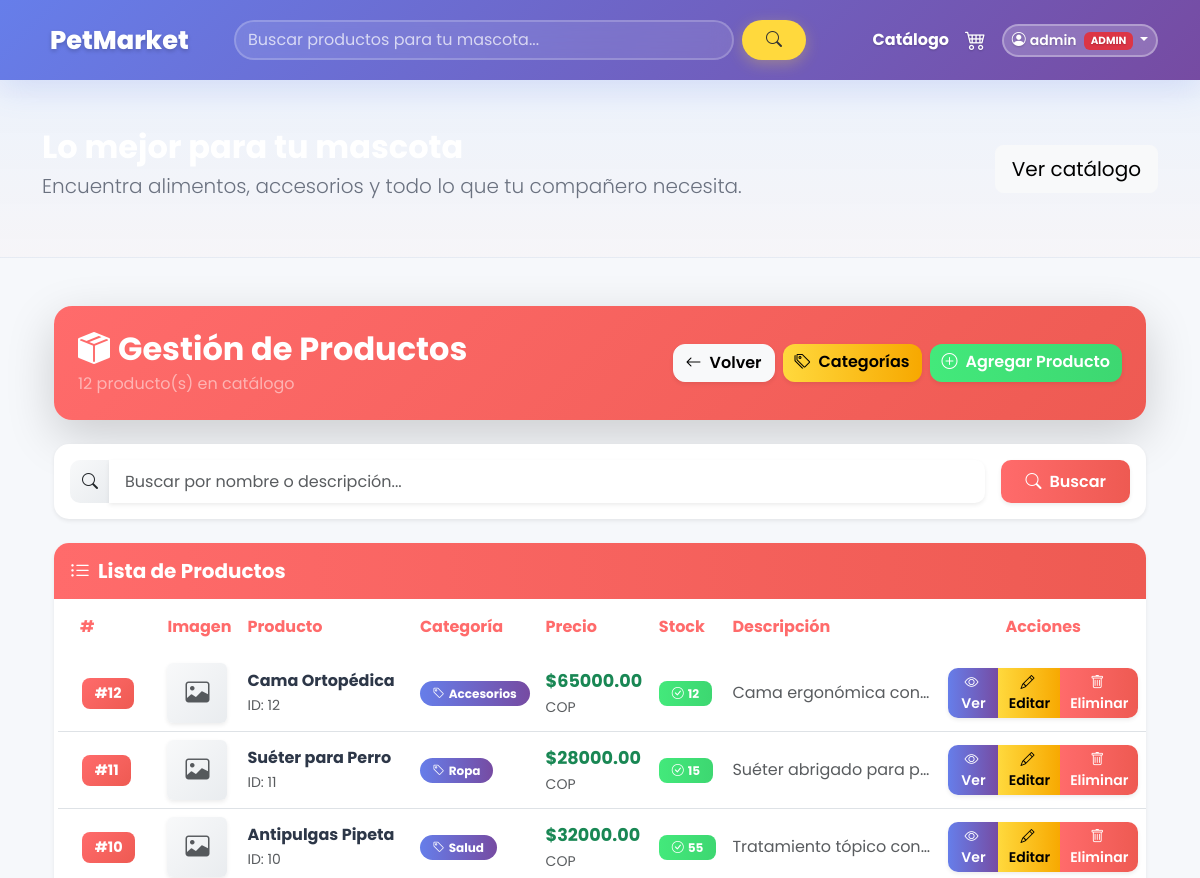
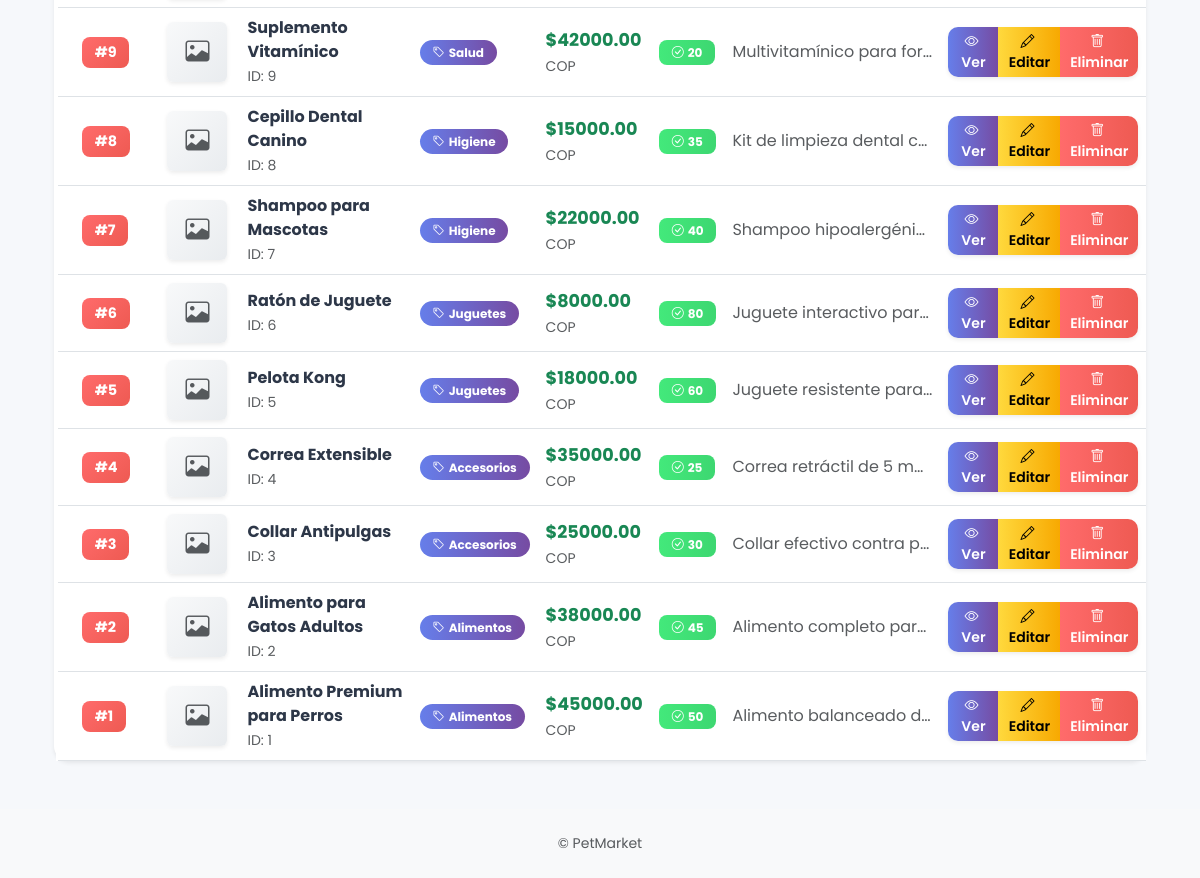
The app's page /productos/admin/list/ (signed in), older data (2 pictures, top to bottom).
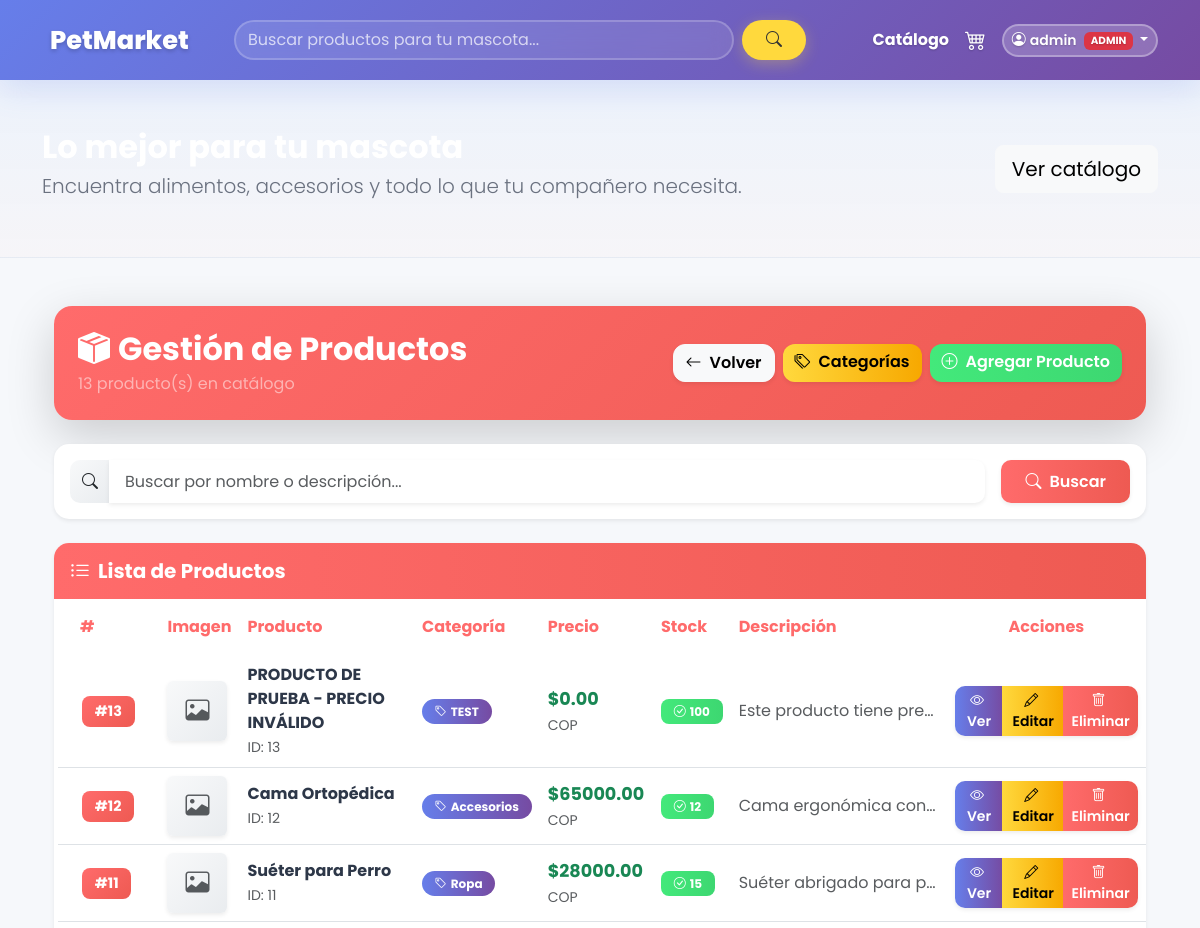
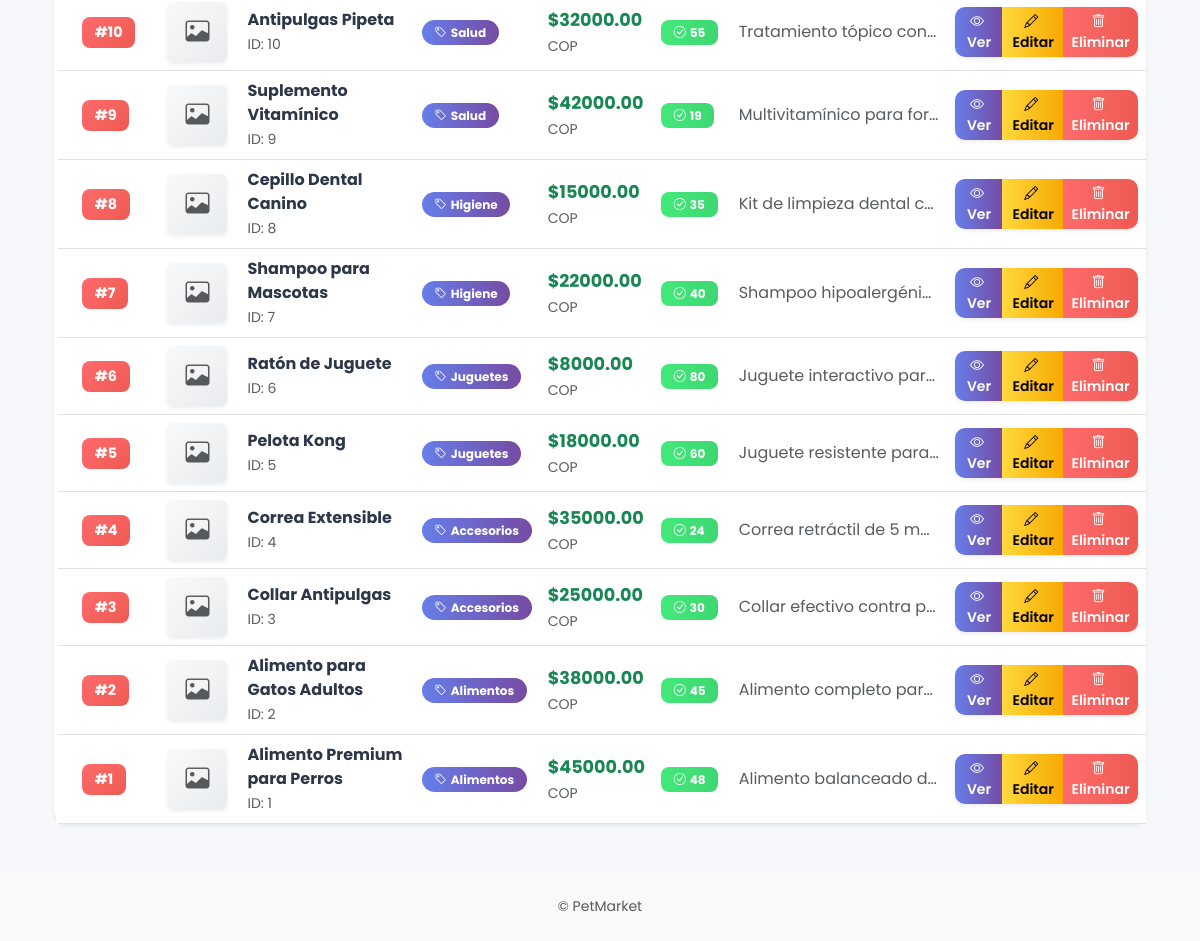
The same page, newer data (2 pictures, top to bottom).
### productos/models.py (models this page shows, shortened)
class Producto(models.Model):
    nombre = models.CharField(max_length=100)
    descripcion = models.TextField()
    precio = models.DecimalField(max_digits=10, decimal_places=2)
    stock = models.PositiveIntegerField()
    image = models.ImageField(upload_to='productos/', null=True, blank=True)
    categoria = models.ForeignKey(Categoria, null=True, blank=True, on_delete=models.SET_NULL)

class Categoria(models.Model):
    nombre = models.CharField(max_length=50, unique=True)

### productos/views.py (the view)
# urls.py: path('admin/list/', productos_list, name='admin_productos_list'),
@login_required
@user_passes_test(is_admin)
def productos_list(request):
    q = request.GET.get('q', '')
    productos = Producto.objects.select_related('categoria').all().order_by('-id')
    if q:
        productos = productos.filter(nombre__icontains=q) | productos.filter(descripcion__icontains=q)
    return render(request, 'admin_panel/productos_list.html', {'productos': productos, 'q': q})

### petmarket/context_processors.py (called while the page is built)
def cart_count(request):
    cart = request.session.get('cart', {})
    count = sum(cart.values()) if isinstance(cart, dict) else 0
    return {'cart_count': count}

### productos/views.py (called while the page is built)
def is_admin(user):
    return user.is_superuser or getattr(user, 'role', None) == 'admin'

### templates/admin_panel/productos_list.html (shortened to what the changed rows need)
{% extends "base.html" %}
{% block content %}
<div class="container-fluid py-4">
  <div class="row mb-4">
    <div class="col-12">
      <div class="card border-0 shadow-lg" style="border-radius: 18px; background: linear-gradient(135deg, #ff6b6b 0%, #ee5a52 100%);">
        <div class="card-body py-4 px-4">
          <div class="d-flex justify-content-between align-items-center flex-wrap">
            <div>
              <h2 class="mb-0 text-white fw-bold"><i class="bi bi-box-seam-fill me-2"></i>Gestión de Productos</h2>
              <p class="text-white-50 mb-0 mt-1">{{ productos|length }} producto(s) en catálogo</p>
            </div>
          </div>
        </div>
      </div>
    </div>
  </div>
  <div class="row">
    <div class="col-12">
      <div class="card border-0 shadow-sm" style="border-radius: 15px;">
        <div class="card-body p-0">
          {% if productos %}
          <div class="table-responsive">
            <table class="table table-hover align-middle mb-0">
              <thead style="background: linear-gradient(90deg, #f8f9fa 0%, #e9ecef 100%); position: sticky; top: 0; z-index: 10;">
                <tr>
                  <th class="py-3 px-4" style="font-weight: 700; color: #ff6b6b; border: none;">#</th>
                  <th class="py-3" style="font-weight: 700; color: #ff6b6b; border: none;">Imagen</th>
                  <th class="py-3" style="font-weight: 700; color: #ff6b6b; border: none;">Producto</th>
                  <th class="py-3" style="font-weight: 700; color: #ff6b6b; border: none;">Categoría</th>
                  <th class="py-3" style="font-weight: 700; color: #ff6b6b; border: none;">Precio</th>
                  <th class="py-3" style="font-weight: 700; color: #ff6b6b; border: none;">Stock</th>
                  <th class="py-3" style="font-weight: 700; color: #ff6b6b; border: none;">Descripción</th>
                  <th class="py-3 text-center" style="font-weight: 700; color: #ff6b6b; border: none;">Acciones</th>
                </tr>
              </thead>
              <tbody>
                {% for producto in productos %}
                <tr style="transition: all 0.3s ease; border-left: 4px solid transparent;">
                  <td class="px-4">
                    <span class="badge" style="background: linear-gradient(135deg, #ff6b6b 0%, #ee5a52 100%); padding: 0.5rem 0.8rem; border-radius: 8px; font-size: 0.9rem;">
                      #{{ producto.id }}
                    </span>
                  </td>
                  <td>
                    {% if producto.image %}
                    <div class="position-relative" style="width: 60px; height: 60px;">
                      <img src="{{ producto.image.url }}" alt="{{ producto.nombre }}" class="rounded shadow-sm" style="width: 100%; height: 100%; object-fit: cover;">
                    </div>
                    {% else %}
                    <div class="d-flex align-items-center justify-content-center rounded shadow-sm" style="width: 60px; height: 60px; background: linear-gradient(135deg, #f8f9fa 0%, #e9ecef 100%);">
                      <i class="bi bi-image text-muted" style="font-size: 1.5rem;"></i>
                    </div>
                    {% endif %}
                  </td>
                  <td>
                    <div class="fw-bold" style="color: #2d3748;">{{ producto.nombre }}</div>
                    <small class="text-muted">ID: {{ producto.id }}</small>
                  </td>
                  <td>
                    {% if producto.categoria %}
                    <span class="badge" style="background: linear-gradient(90deg, #667eea 0%, #764ba2 100%); padding: 0.4rem 0.8rem; border-radius: 20px;">
                      <i class="bi bi-tag me-1"></i>{{ producto.categoria.nombre }}
                    </span>
                    {% else %}
                    <span class="badge bg-secondary" style="padding: 0.4rem 0.8rem; border-radius: 20px;">
                      Sin categoría
                    </span>
                    {% endif %}
                  </td>
                  <td>
                    <div class="fw-bold text-success" style="font-size: 1.1rem;">
                      ${{ producto.precio|floatformat:2 }}
                    </div>
                    <small class="text-muted">COP</small>
                  </td>
                  <td>
                    {% if producto.stock > 10 %}
                    <span class="badge" style="background: linear-gradient(90deg, #43e97b 0%, #3dd771 100%); padding: 0.4rem 0.8rem; border-radius: 8px;">
                      <i class="bi bi-check-circle me-1"></i>{{ producto.stock }}
                    </span>
                    {% elif producto.stock > 0 %}
                    <span class="badge" style="background: linear-gradient(90deg, #ffd93d 0%, #f7a800 100%); color: #000; padding: 0.4rem 0.8rem; border-radius: 8px;">
                      <i class="bi bi-exclamation-triangle me-1"></i>{{ producto.stock }}
                    </span>
                    {% else %}
                    <span class="badge" style="background: linear-gradient(90deg, #ff6b6b 0%, #ee5a52 100%); padding: 0.4rem 0.8rem; border-radius: 8px;">
                      <i class="bi bi-x-circle me-1"></i>Agotado
                    </span>
                    {% endif %}
                  </td>
                  <td>
                    <div class="text-muted" style="max-width: 200px; white-space: nowrap; overflow: hidden; text-overflow: ellipsis;">
                      {{ producto.descripcion|truncatewords:8 }}
                    </div>
                  </td>
                  <td class="text-center">
                    <div class="btn-group shadow-sm" role="group" style="border-radius: 10px; overflow: hidden;">
                      <a href="{% url 'admin_producto_detail' producto.id %}" class="btn btn-sm" style="background: linear-gradient(90deg, #667eea 0%, #764ba2 100%); color: white; border: none; font-weight: 600;">
                        <i class="bi bi-eye me-1"></i>Ver
                      </a>
                      <a href="{% url 'admin_producto_edit' producto.id %}" class="btn btn-sm" style="background: linear-gradient(90deg, #ffd93d 0%, #f7a800 100%); color: #000; border: none; font-weight: 600;">
                        <i class="bi bi-pencil me-1"></i>Editar
                      </a>
                      <a href="{% url 'admin_producto_delete' producto.id %}" class="btn btn-sm" style="background: linear-gradient(90deg, #ff6b6b 0%, #ee5a52 100%); color: white; border: none; font-weight: 600;" onclick="return confirm('¿Estás seguro de eliminar este producto?')">
                        <i class="bi bi-trash me-1"></i>Eliminar
                      </a>
                    </div>
                  </td>
                </tr>
                {% endfor %}
              </tbody>
            </table>
          </div>
          {% endif %}
        </div>
      </div>
    </div>
  </div>
</div>
{% endblock %}

Row changes from the older to the newer data that the page shows:
added Producto: id "13", nombre "PRODUCTO DE PRUEBA - PRECIO INVÁLIDO", categoria.nombre "TEST", precio "0.00", stock "100", descripcion "Este producto tiene pre…"
changed Producto "Suplemento Vitamínico": stock "20" → "19"
changed Producto "Correa Extensible": stock "25" → "24"
changed Producto "Alimento Premium para Perros": stock "50" → "48"
Text that changed along with them:
{{ productos|length }}: "12" → "13"
